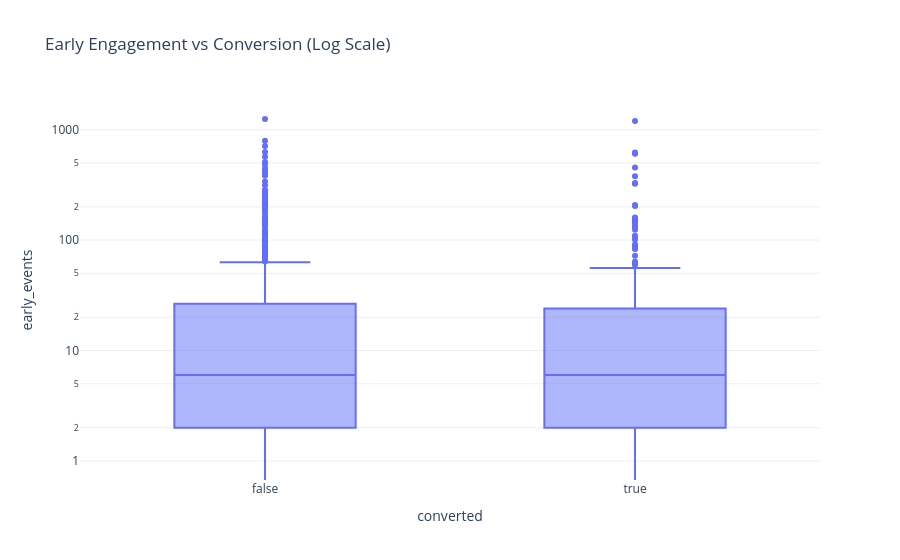

Notebook code for this chart:
### Code cell
fig = px.box(
    org_df,
    x='converted',
    y='early_events',
    title='Early Engagement vs Conversion (Log Scale)',
    template='plotly_white'
)

fig.update_yaxes(type='log')

fig.show()

### Figure 1 — Plotly figure (JSON) as saved in the notebook; plotly's stock layout.template omitted (floating-point values rounded to 4 significant figures; data arrays with more than 128 entries replaced by an {"elided": "..."} marker saying what was removed)
{"data": [{"alignmentgroup": "True", "hovertemplate": "converted=%{x}<br>early_events=%{y}<extra></extra>", "legendgroup": "", "marker": {"color": "#636efa"}, "name": "", "notched": false, "offsetgroup": "", "orientation": "v", "showlegend": false, "type": "box", "x": {"elided": "966 bool values"}, "x0": " ", "xaxis": "x", "y": {"elided": "966 float values"}, "y0": " ", "yaxis": "y"}], "layout": {"boxmode": "group", "legend": {"tracegroupgap": 0}, "title": {"text": "Early Engagement vs Conversion (Log Scale)"}, "xaxis": {"anchor": "y", "domain": [0, 1], "title": {"text": "converted"}}, "yaxis": {"anchor": "x", "domain": [0, 1], "title": {"text": "early_events"}, "type": "log"}}}
